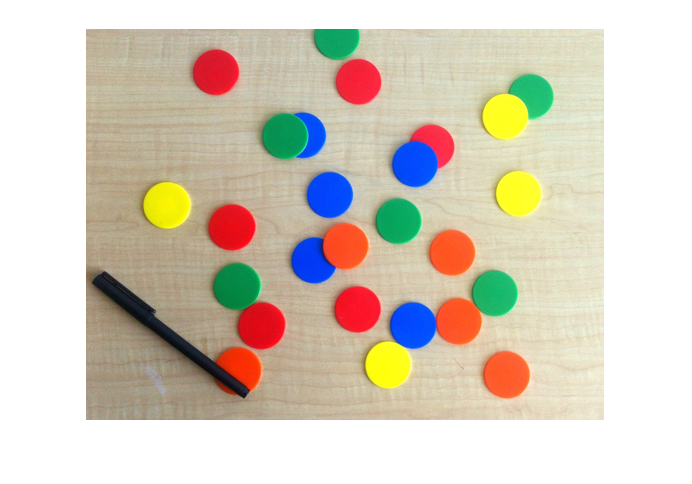
%> input picture WS Matlab/circles.png, 692 x 484 px
$ octave wsmatlab.m   (GNU Octave 9; MATLAB toolbox functions it lacks are replaced by stand-ins)
%> lines starting %> are read from the running program, lines starting %| are printed output that depends on the picture; in (x1, y1, x2, y2) boxes, pixels count from 0 and x2, y2 are one past the last pixel; in counts of white or black regions, pixels touching at a corner belong together; the program's own positions count from 1
close all; clear; clc;

im = im2double(imread('C:\Users\toze6\Desktop\WS Matlab\circles.png'));
figure(1)
imshow(im)

red = im(:,:,1);
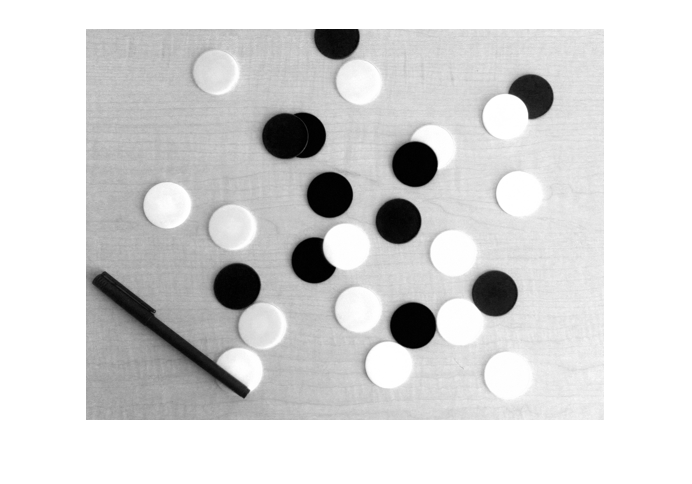
%> red: size 484x692 double; min 0, max 1, mean 0.842
green = im(:,:,2);
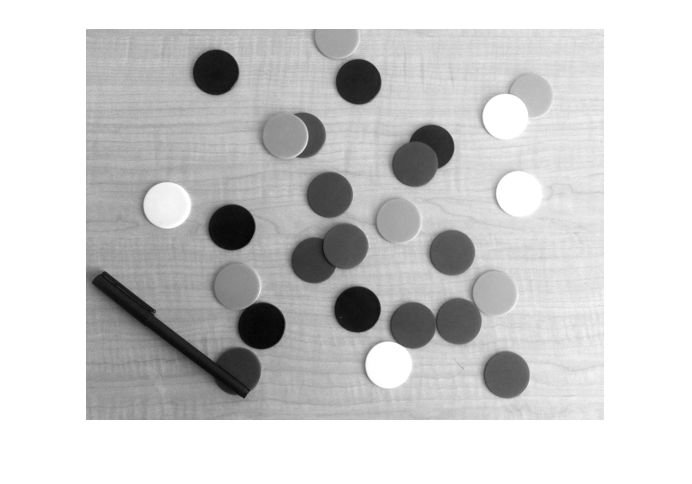
%> green: size 484x692 double; min 0.0157, max 1, mean 0.806
blue = im(:,:,3);
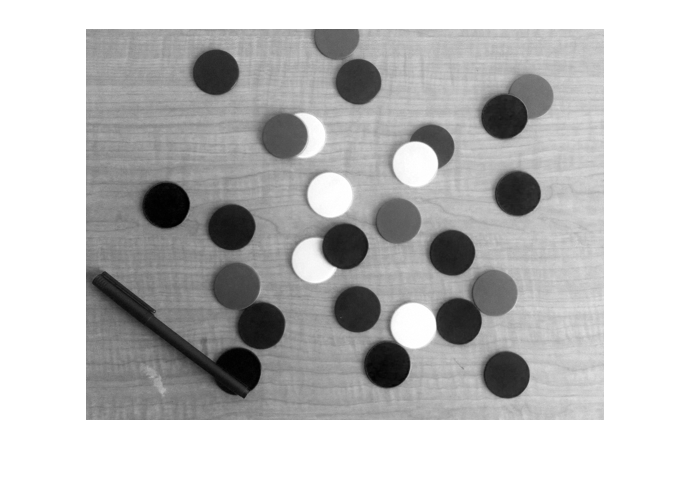
%> blue: size 484x692 double; min 0, max 1, mean 0.747

figure(2)
subplot(2,2,1)
imshow(im)
subplot(2,2,2)
imshow(red)
subplot(2,2,3)
imshow(green)
subplot(2,2,4)
imshow(blue)

test = green-red;
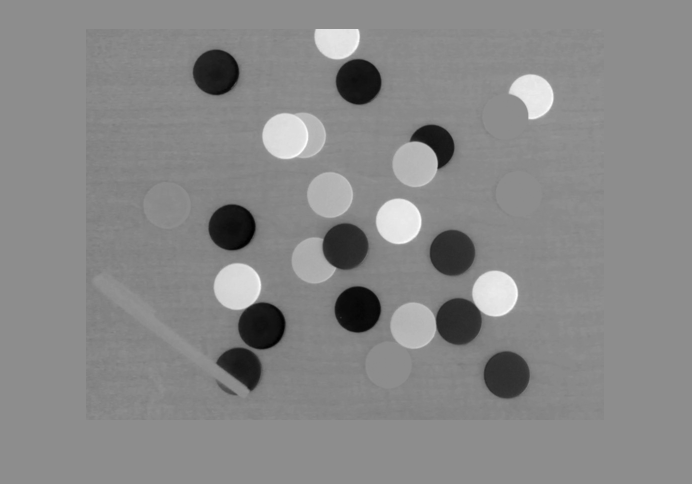
%> test: size 484x692 double; min -0.976, max 0.788, mean -0.0357; drawn with min black and max white

test = imbinarize(test, 0.4);
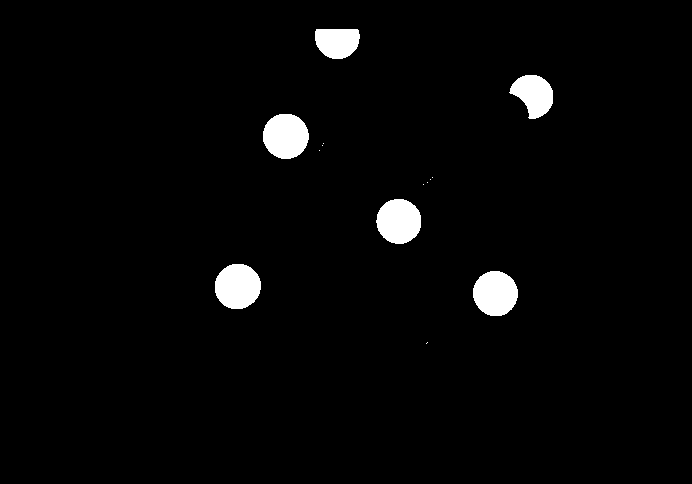
%> test: size 484x692 logical; 2.6% white; 14 white regions (8 under 20 px), largest, box (x1, y1, x2, y2) and area: (215, 264, 261, 309) 1646, (263, 114, 309, 159) 1635, (473, 271, 518, 316) 1593, (376, 199, 421, 244) 1589, (509, 75, 553, 119) 1262, (315, 29, 360, 59) 1126
figure(3)
imshow(test)

test=imopen(test,strel('square',2));
%> test: size 484x692 logical; 2.6% white; 6 white regions, box (x1, y1, x2, y2) and area: (215, 264, 261, 309) 1646, (263, 114, 309, 159) 1635, (473, 271, 518, 316) 1593, (376, 199, 421, 244) 1589, (510, 75, 553, 119) 1260, (315, 29, 360, 59) 1126
figure(4)
imshow(test)

label=bwlabel(test);
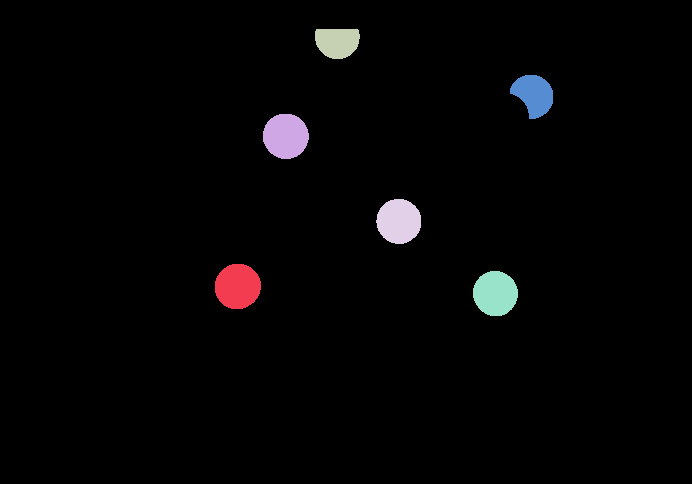
%> label: size 484x692 double; 7 distinct labels, from 0 to 6; one colour per label, 0 black

R=regionprops(label,'Area');
%> R = 6 regions; Area: 1646, 1635, 1593, 1589, 1260, 1126

size(R,1)
%> ans = 6
